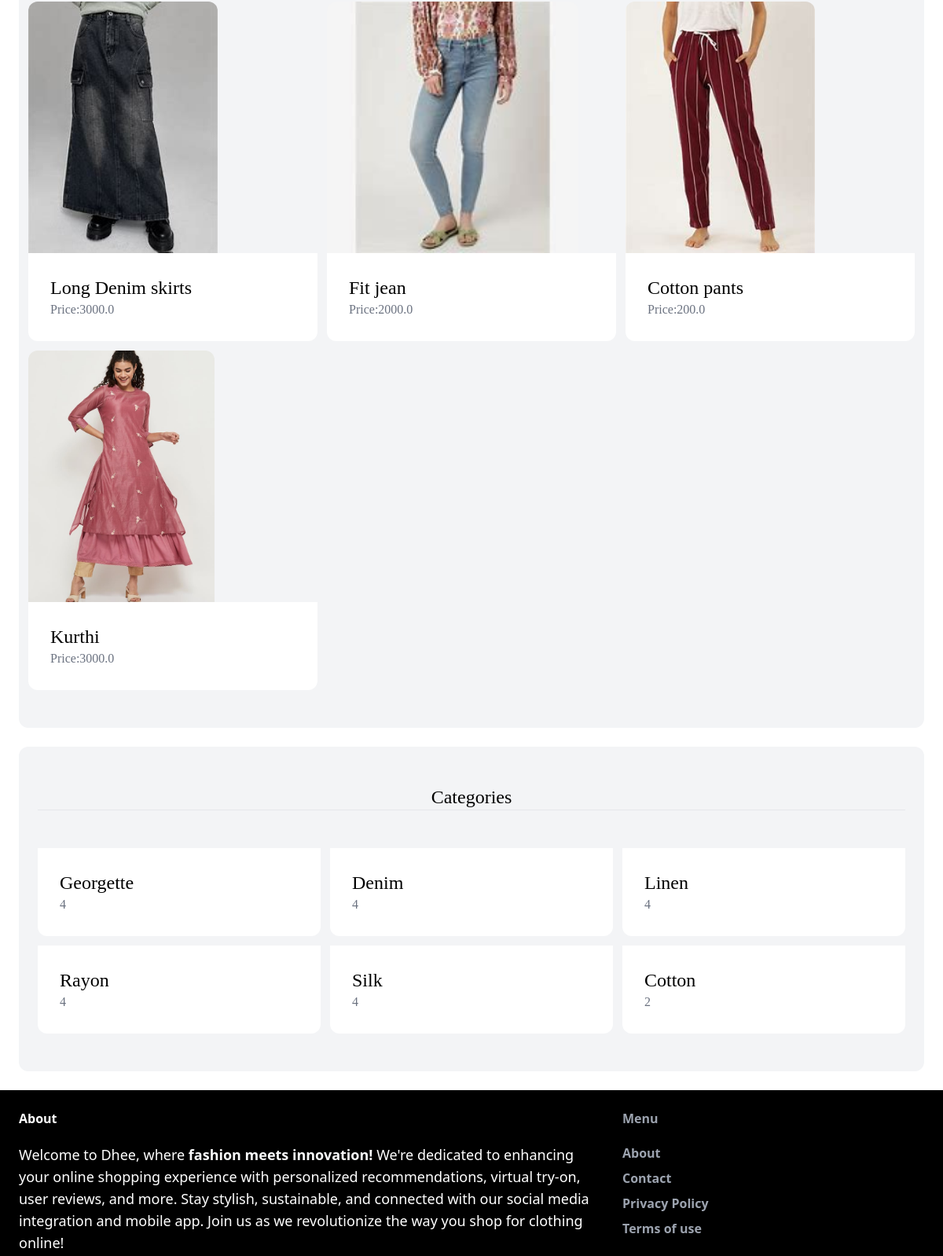
The app's page / (middle part), older data.
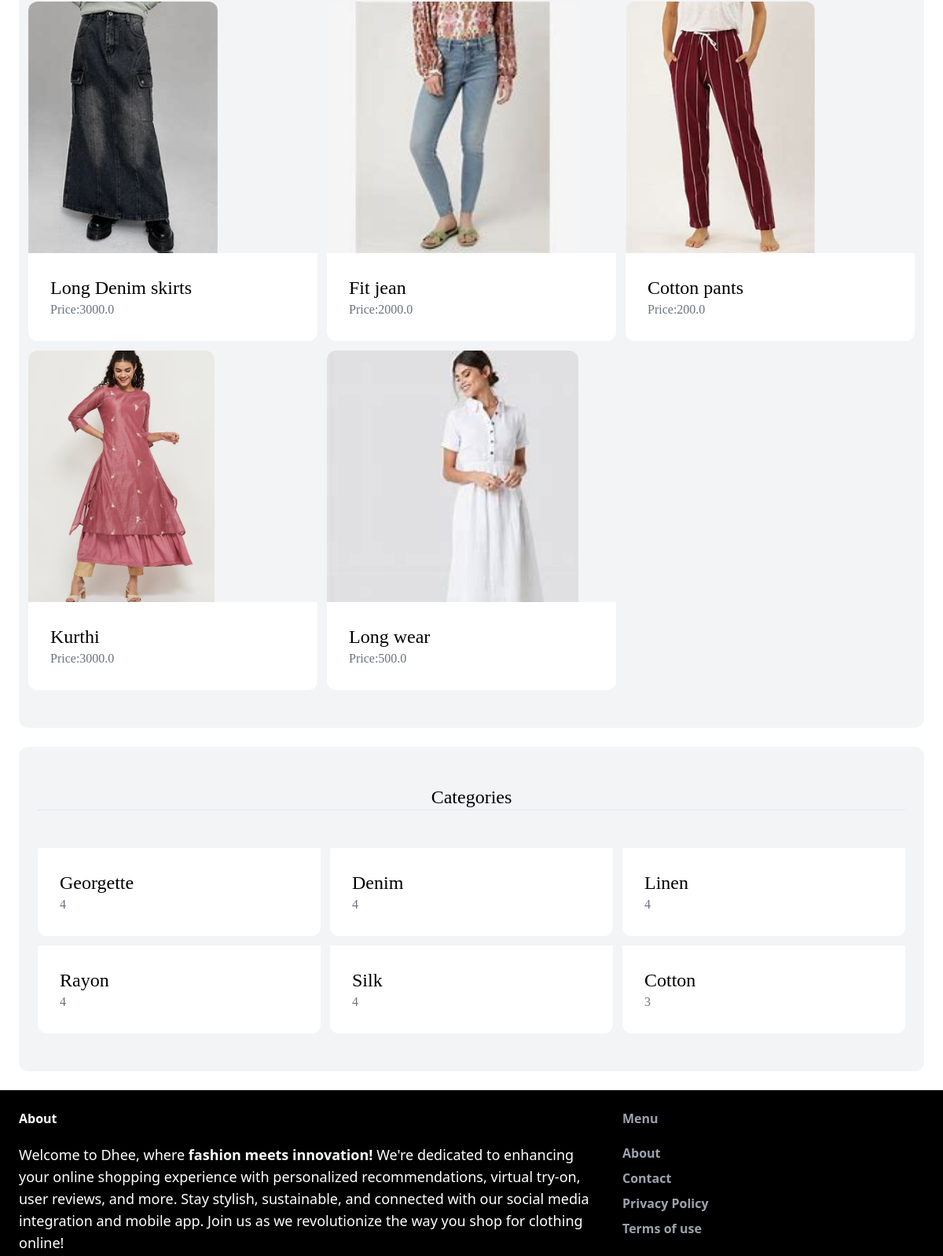
The same page, newer data.
### item/models.py (models this page shows, shortened)
class Item(models.Model):
    category=models.ForeignKey(Category,related_name='items',on_delete=models.CASCADE)
    name=models.CharField(max_length=255)
    description=models.TextField(blank=True,null=True)
    price=models.FloatField()
    image=models.ImageField(upload_to='item_images',blank=True,null=True)
    is_sold=models.BooleanField(default=False)
    created_by=models.ForeignKey(User,related_name='items',on_delete=models.CASCADE)
    created_at=models.DateTimeField(auto_now_add=True)

class Category(models.Model):
    name=models.CharField(max_length=255)
    class Meta:
        verbose_name_plural='Categories'

### app/views.py (the view)
# urls.py: path('',views.index,name='index'),
def index(request):
    items=Item.objects.filter(is_sold=False)
    categories=Category.objects.all()
    return render(request,"app/index.html",{
        'categories':categories,
        'items':items,
    })

### app/templates/app/index.html (shortened to what this page needs)
{% extends "app/base.html" %}
{% block content %}
<h1>
    <div class="mt-2 px-3 py-12 bg-gray-100 rounded-xl">
        <div class="grid grid-cols-3 gap-3">
            {%for item in items %}
            <div class="items-center">
                <a href="{% url 'item:detail' item.id %}">
                    <div>
                        <img src="{{item.image.url}}"  class="rounded-t-xl object-fill h-80 w-30 img-center">
                    </div>
                    <div class="p-7 bg-white rounded-b-xl">
                        <h2 class="text-2xl font-serif">{{item.name}}</h2>
                        <p class="text-gray-500 font-serif">Price:{{item.price}}</p>
                    </div>
                </a>
            </div>
            {% endfor %}
            </div>
            </div>
            <div class="mt-6 px-6 py-12 bg-gray-100 rounded-xl">
                <h2 class="mb-12 text-2xl text-center border-b font-serif ">Categories</h2>
            <div class="grid grid-cols-3 gap-3 flex items-stretch ">
            {% for category in categories %}
            <div>
                <a href="#">
                    <div class="p-7 bg-white rounded-b-xl">
                        <h2 class="text-2xl font-serif">{{category.name}}</h2>
                        <p class="text-gray-500 font-serif">{{category.items.count}}</p>
                    </div>
                </a>
            </div>
            {% endfor %}
        </div>
</div></h1>
{% endblock %}

Row changes from the older to the newer data that the page shows:
added Item: image (picture), name "Long wear", price "500.0"
computed for Category "Cotton": items.count "2" → "3"
